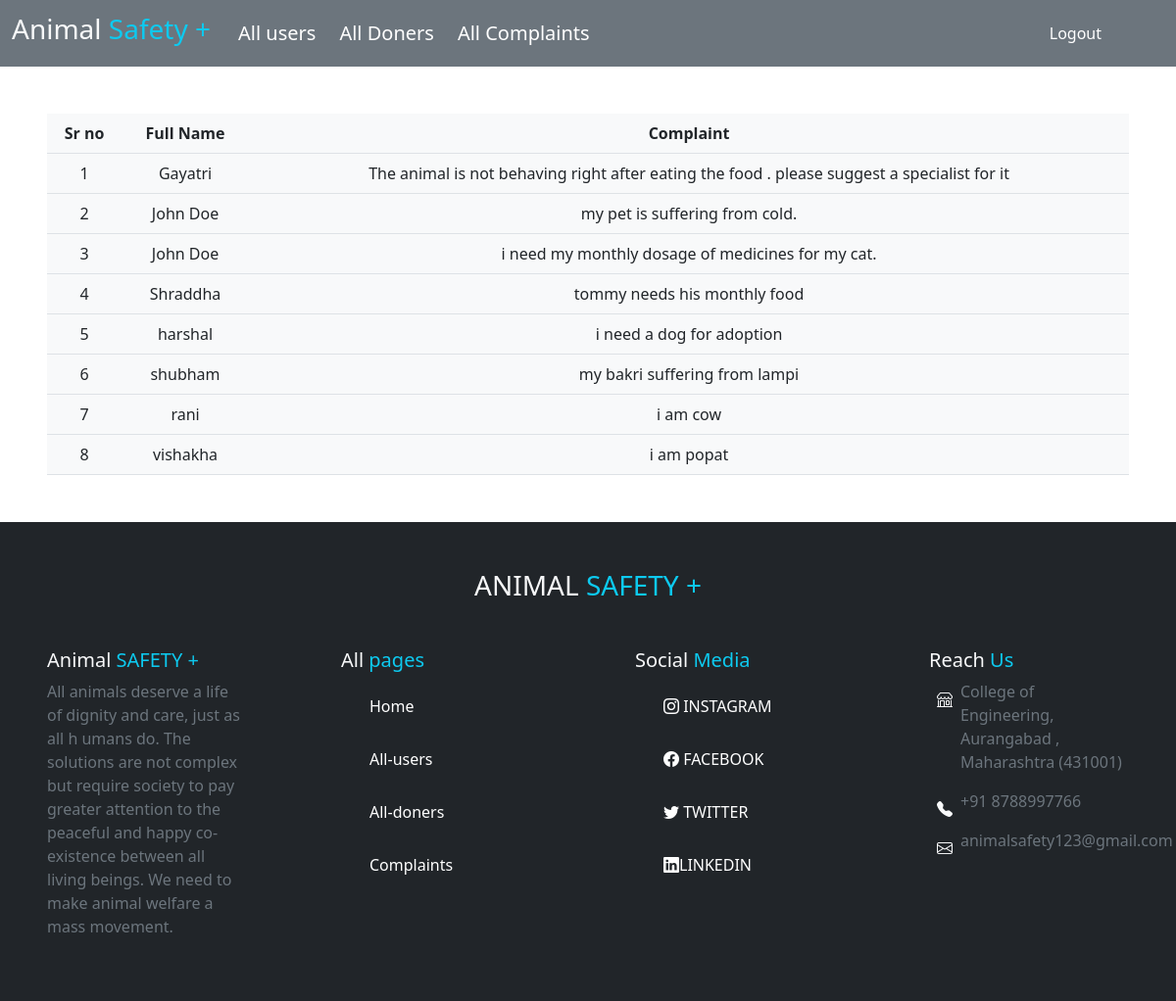
Page /complaintbox.php on the committed database.
### tables this page shows
CREATE TABLE `complaint` (
  `username` varchar(20) NOT NULL,
  `complaint` varchar(1000) NOT NULL
);

### complaintbox.php (the view, shortened to what this page needs)
<!DOCTYPE html>
<html lang="en">
<head>
    <link rel="stylesheet" type="text/css" href="css/style.css">
    <link rel="stylesheet" type="text/css" href="css/bootstrap.css">
    <link rel="stylesheet" href="https://cdn.jsdelivr.net/npm/bootstrap-icons@1.10.2/font/bootstrap-icons.css">
</head>
<body>
    <?php include 'connect.php'; ?>
    <?php include 'adminheader.php'; ?>
    <?php
    $query = "select * from complaint";
    $data = mysqli_query($con, $query);
    $total = mysqli_num_rows($data);
    if ($total != 0) {
    ?>
    <div class="mx-5 my-5 bg-light outline-dark text-center">
        <table class="table">
            <tr>
                <th>Sr no</th>
                <th>Full Name</th>
                <th>Complaint</th>
            </tr>
            <?php
        $x = 1;
        while ($result = mysqli_fetch_assoc($data)) {
            echo " <tr >
                <td>" . $x++ . "</td>
                <td>" . $result['username'] . "</td>
                <td>" . $result['complaint'] . "</td>
                </tr> ";
        }
    } else {
        echo "not having records";
    }
            ?>
        </table>
    </div>
    <?php include 'adminfooter.php'; ?>
</body>
</html>

### adminheader.php (shortened to what this page needs)
<!DOCTYPE html>
<html lang="en">
<head>
    <link rel="stylesheet" type="text/css" href="css/style.css">
    <link rel="stylesheet" type="text/css" href="css/bootstrap.css">
    <link rel="stylesheet" href="https://cdn.jsdelivr.net/npm/bootstrap-icons@1.10.2/font/bootstrap-icons.css">
</head>
<body>
    <nav class="navbar navbar-expand-lg navbar-dark bg-secondary">
        <div class="container-fluid">
            <a class="navbar-brand" href="adminhome.php">
                <h3 class="text-light">Animal <span class="text-info">Safety</span> <span class="text-info">+</span>
                </h3>
            </a>
            <div class="collapse navbar-collapse" id="navbarSupportedContent">
                <ul class="navbar-nav me-auto mb-2 mb-lg-0">
                    <li class="nav-item mx-1">
                        <a class="nav-link" aria-current="page" href="admindoctor.php" style="color: white;">All
                            users</a>
                    </li>
                    <li class="nav-item mx-1">
                        <a class="nav-link" aria-current="page" href="doners.php" style="color: white;">All Doners</a>
                    </li>
                    <li class="nav-item mx-1">
                        <a class="nav-link" aria-current="page" href="complaintbox.php" style="color: white;">All
                            Complaints</a>
                    </li>
                </ul>
                <form class="d-flex">
                    <a class="nav-link mx-5" aria-current="page" href="index.php" style="color: white;">Logout</a>
                </form>
            </div>
        </div>
    </nav>

### adminfooter.php (shortened to what this page needs)
<div class="container-fluid bg-dark mb-0 py-5 text-light">
    <div class="row">
        <div class="col-12">
            <h3 class="text-center mb-5">ANIMAL <span class="text-info">SAFETY +</span></h3>
        </div>
        <div class="col-lg-3 col-md-6 col-sm-12 px-5">
            <h5>Animal <span class="text-info">SAFETY +</span></h5>
            <p class="text-secondary">
                All animals deserve a life of dignity and care, just as all h
                umans do. The solutions are not complex but require society
                to pay greater attention to the peaceful and happy co-
                existence between all living beings. We need to make animal
                welfare a mass movement.
            </p>
        </div>
        <div class="col-lg-3 col-md-6 col-sm-12 px-5">
            <h5>All <span class="text-info">pages</span></h5>
            <button class="btn d-block pages">
                <a class="nav-link" aria-current="page" href="adminhome.php" style="color: white;">Home</a>
            </button>
            <button class="btn d-block pages">
                <a class="nav-link" aria-current="page" href="admindoctor.php" style="color: white;">All-users</a>
            </button>
            <button class="btn d-block pages">
                <a class="nav-link" aria-current="page" href="doners.php" style="color: white;">All-doners</a>
            </button>
            <button class="btn d-block pages">
                <a class="nav-link" aria-current="page" href="complaintbox.php" style="color: white;">Complaints</a>
            </button>
        </div>
        <div class="col-lg-3 col-md-6 col-sm-12 px-5">
            <h5>Social<span class="text-info"> Media</span></h5>
            <button class="btn d-block pages">
                <a class="nav-link" aria-current="page" href="https://www.instagram.com/" target="_blank"
                    style="color: white;">
                    <i class="bi bi-instagram"></i> INSTAGRAM</a>
            </button>
            <button class="btn d-block pages">
                <a class="nav-link" aria-current="page" href="https://www.facebook.com/login/" target="_blank"
                    style="color: white;"><i class="bi bi-facebook"></i> FACEBOOK</a>
            </button>
            <button class="btn d-block pages">
                <a class="nav-link" aria-current="page" href="https://twitter.com/login" target="_blank" " style="
                    color: white;"><i class="bi bi-twitter"></i> TWITTER</a>
            </button>
            <button class="btn d-block pages">
                <a class="nav-link" aria-current="page" href="https://www.linkedin.com/login" target="_blank"
                    style="color: white;"><i class="bi bi-linkedin"></i>LINKEDIN</a>
            </button>
        </div>
        <div class="col-lg-3 col-md-6 col-sm-12 px-5">
            <h5>Reach <span class="text-info">Us</span></h5>
            <div class="d-flex">
                <i class=" bi bi-shop mx-2 mt-2 "></i>
                <p class="text-secondary">College of Engineering,
                    Aurangabad , Maharashtra
                    (431001)
                </p>
            </div>
            <div class="d-flex">
                <i class="bi bi-telephone-fill mx-2 mt-2"></i>
                <p class="text-secondary">+91 8788997766
                </p>
            </div>
            <div class="d-flex">
                <i class="bi bi-envelope mx-2 mt-2"></i>
                <p class="text-secondary">animalsafety123@gmail.com
                </p>
            </div>
        </div>
    </div>
</div>

### css/style.css (style rules this page uses)
html , body { overflow-x: hidden; }
.navbar ul li a { font-size: 20px; }

### complaintbox.php (style rules this page uses)
a { color: white; }

### rows in the picture
complaint: username "Gayatri", complaint "The animal is not behaving right after eating the food . please suggest a specialist for it"
complaint: username "John Doe", complaint "my pet is suffering from cold."
complaint: username "John Doe", complaint "i need my monthly dosage of medicines for my cat."
complaint: username "Shraddha", complaint "tommy needs his monthly food"
complaint: username "harshal", complaint "i need a dog for adoption"
complaint: username "shubham", complaint "my bakri suffering from lampi"
complaint: username "rani", complaint "i am cow"
complaint: username "vishakha", complaint "i am popat"
